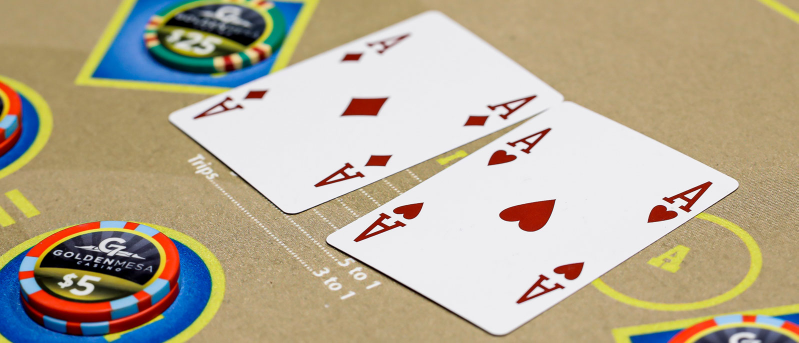
#> input picture res/cards.jpg, 1597 x 686 px, given in place of the camera (shown at 1/2 size)
$ python stackwebcam01.py
#> lines starting #> are read from the running program, lines starting #| are printed output that depends on the picture; after the words box and inside, x2 and y2 are one past the last pixel; in counts of white or black regions, pixels touching at a corner belong together
#this program will take webcam input. it will process it in multiple ways.
#it will stack them. to exit hit Q

import cv2
import numpy as np
def stackImages(scale,imgArray):
    rows = len(imgArray)
    cols = len(imgArray[0])
    rowsAvailable = isinstance(imgArray[0], list)
    width = imgArray[0][0].shape[1]
    height = imgArray[0][0].shape[0]
    if rowsAvailable:
        for x in range ( 0, rows):
            for y in range(0, cols):
                if imgArray[x][y].shape[:2] == imgArray[0][0].shape [:2]:
                    imgArray[x][y] = cv2.resize(imgArray[x][y], (0, 0), None, scale, scale)
                else:
                    imgArray[x][y] = cv2.resize(imgArray[x][y], (imgArray[0][0].shape[1], imgArray[0][0].shape[0]), None, scale, scale)
                if len(imgArray[x][y].shape) == 2: imgArray[x][y]= cv2.cvtColor( imgArray[x][y], cv2.COLOR_GRAY2BGR)
        imageBlank = np.zeros((height, width, 3), np.uint8)
        hor = [imageBlank]*rows
        hor_con = [imageBlank]*rows
        for x in range(0, rows):
            hor[x] = np.hstack(imgArray[x])
        ver = np.vstack(hor)
    else:
        for x in range(0, rows):
            if imgArray[x].shape[:2] == imgArray[0].shape[:2]:
                imgArray[x] = cv2.resize(imgArray[x], (0, 0), None, scale, scale)
            else:
                imgArray[x] = cv2.resize(imgArray[x], (imgArray[0].shape[1], imgArray[0].shape[0]), None,scale, scale)
            if len(imgArray[x].shape) == 2: imgArray[x] = cv2.cvtColor(imgArray[x], cv2.COLOR_GRAY2BGR)
        hor= np.hstack(imgArray)
        ver = hor
    return ver

#it would be ideal to match the accepted webcam specs
frameWidth = 640
frameHeight = 480

#cap = cv2.VideoCapture("res/testvid01.webm") an example to open a specific file
vidcap = cv2.VideoCapture(0)
#let's define the framewidth and height to the camera.
vidcap.set(3,frameWidth) #3 is set as width in opencv
vidcap.set(4,frameHeight) #4 is set as the height in opencv

while True:
    success, cap = vidcap.read()  # it reads from the capture and stores it in an image. success is a bool
#> cap is the input picture: shape (686, 1597, 3); mean B, G, R 149.2, 171.8, 182.7
    # if it can successfully read then it is True, if it cannot then it will be false
    cv2.imshow("video", cap)  # we can resize it here if we need it to
    #img_blank = np.zeros((640, 480, 3), np.uint8)

    kernel = np.ones((5,5), np.uint8)
    print(kernel)

    cap_gray = cv2.cvtColor(cap, cv2.COLOR_BGR2GRAY)
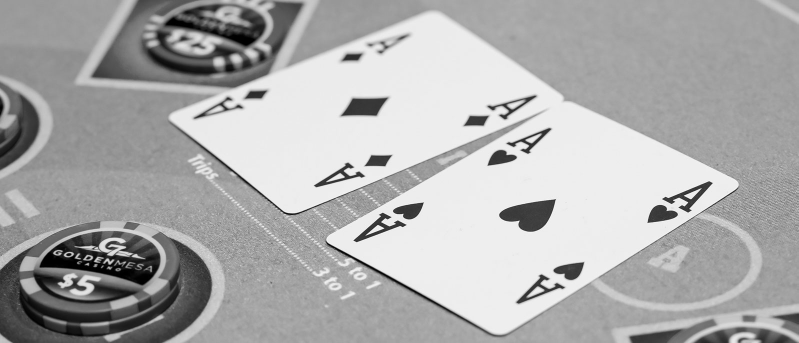
#> cap_gray: shape (686, 1597) (shown at 1/2 size); min 0, max 255, mean 172.4
    # now we use a gaussian filter
    cap_blur = cv2.GaussianBlur(cap_gray, (5, 5), 0)

    # now detect edge
    cap_canny = cv2.Canny(cap_blur, 200, 200)
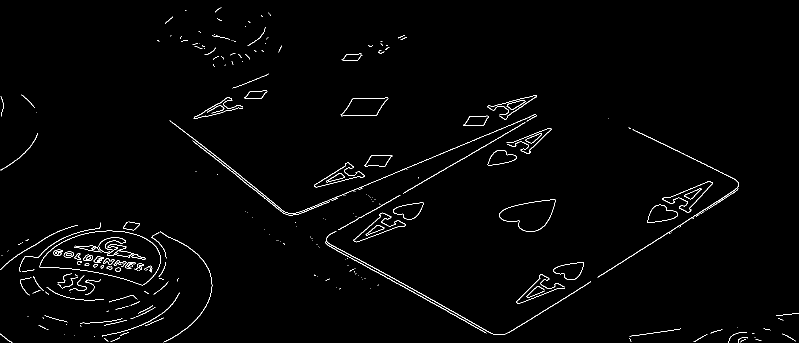
#> cap_canny: shape (686, 1597) (shown at 1/2 size); 1.4% white in thin lines or dots

    # dilation #mess with the iterations
    cap_dilation = cv2.dilate(cap_canny, kernel, iterations=2)
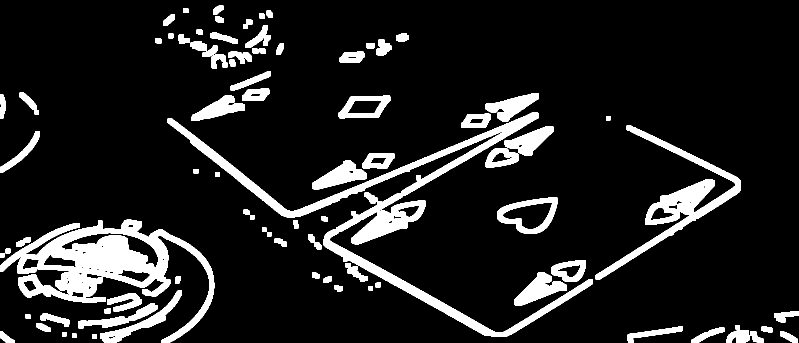
#> cap_dilation: shape (686, 1597) (shown at 1/2 size); 12.1% white; 85 white regions, largest, box (x1, y1, x2, y2) and area: (335, 224, 1186, 674) 32123, (0, 439, 429, 686) 28964, (1191, 251, 1482, 559) 12969

    # erosion #mess with the iterations
    cap_erosion = cv2.erode(cap_dilation, kernel, iterations=1)
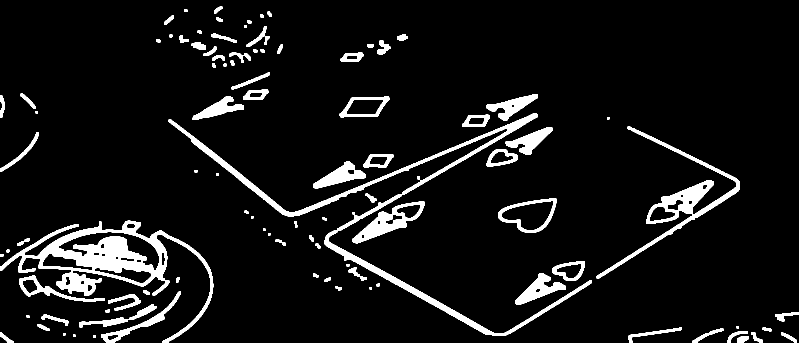
#> cap_erosion: shape (686, 1597) (shown at 1/2 size); 7.6% white; 97 white regions, largest, box (x1, y1, x2, y2) and area: (0, 441, 427, 686) 19978, (337, 226, 1184, 672) 16228, (1193, 253, 1480, 557) 8189

    imgStack = stackImages(1, ([cap, cap_gray], [cap_canny, cap_dilation]))
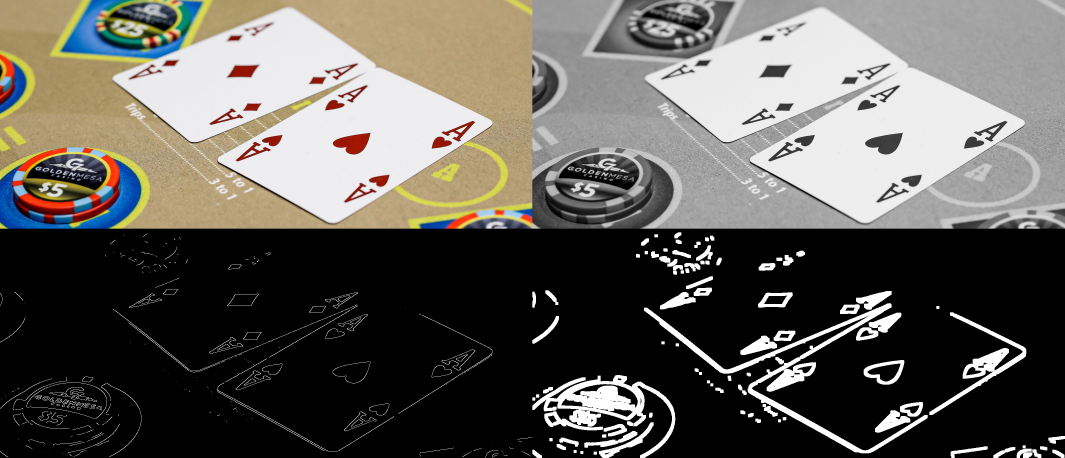
#> imgStack: shape (1372, 3194, 3) (shown at 1/3 size); mean B, G, R 89, 94.7, 97.4
    cv2.imshow("Stacked Images", imgStack)

    if cv2.waitKey(1) & 0xFF == ord('q'): #if Q is pressed then it will break the loop?
#> (key q is pressed here)
        break
